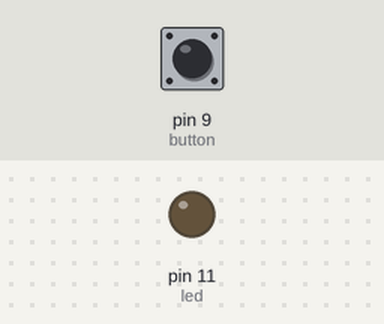
Bench run of a sketch on a simulated Arduino Uno, built with avr-gcc and run on an emulated ATmega328P. On the bench: output pins drawn as LEDs (lit = HIGH). Dashed ring = blinking. Inputs (shaded band) come from the test bench; at power-on: pin 9 (button) LOW.

Above: at 1.2 s.
1.3 s: pin 9 (button) pulled HIGH for 1 s
At 3.4 s:
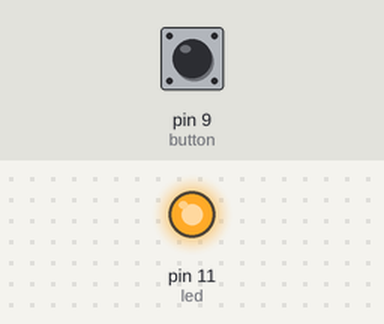
3.8 s: pin 9 (button) pulled HIGH for 0.15 s
At 4.6 s:
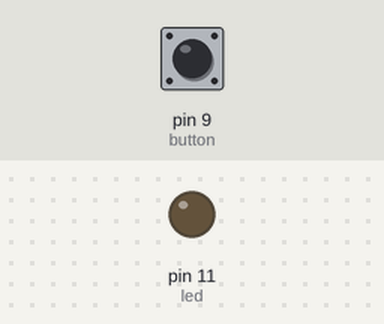
5.4 s: pin 9 (button) pulled HIGH for 3.2 s
At 5.5 s:
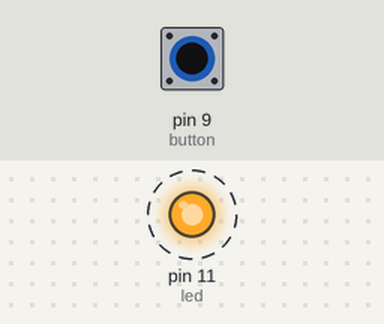
Timing chart, 0 to 9.9 s (numbered marks = the images above; inputs shaded):
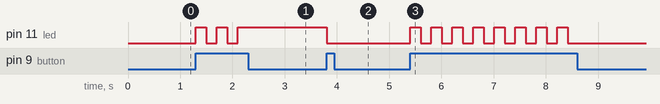

Measured:
- after the input at 1.3 s, pin 11 (led): alternates HIGH for 0.20 s and LOW for 0.20 s, 5 changes in all, then stays HIGH, starting at once
- after the input at 3.8 s, pin 11 (led): HIGH → LOW at once
- after the input at 5.4 s, pin 11 (led): alternates HIGH for 0.20 s and LOW for 0.20 s, 16 changes in all, then stays LOW, starting at once

The sketch:

scenario_3.ino
```cpp
// Wiring code generated from an ArduinoML model
// Application name: Scenario 3


long debounce = 200;

enum STATE {off, on};
STATE currentState = off;

boolean buttonBounceGuard = false;
long buttonLastDebounceTime = 0;

void setup(){
  pinMode(9, INPUT);  // button [Sensor]
  pinMode(11, OUTPUT); // led [Actuator]
}

void loop() {
	switch(currentState){
		case off:
			digitalWrite(11,LOW);
			buttonBounceGuard = millis() - buttonLastDebounceTime > debounce;
			if(digitalRead(9) == HIGH && buttonBounceGuard) {
				buttonLastDebounceTime = millis();
				currentState = on;
			}
		break;
		case on:
			digitalWrite(11,HIGH);
			buttonBounceGuard = millis() - buttonLastDebounceTime > debounce;
			if(digitalRead(9) == HIGH && buttonBounceGuard) {
				buttonLastDebounceTime = millis();
				currentState = off;
			}
		break;
	}
}
```
